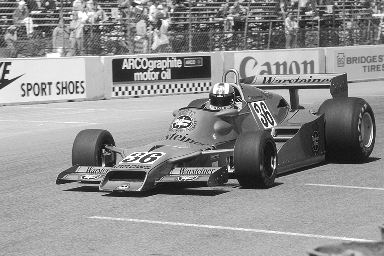
#> input picture HW4/race.tif, 384 x 256 px
$ jupyter execute --allow-errors PointwiseOperationsAndGamma.ipynb
#> lines starting #> are read from the running program, lines starting #| are printed output that depends on the picture
Histogram of an Image

[cell 1]
import matplotlib.pyplot as plt
import numpy as np
from PIL import Image

# Load images
race_image = Image.open("race.tif")
#> race_image is the input picture: PIL image 384x256 L; min 4, max 255, mean 144.5
kids_image = Image.open("kids.tif")
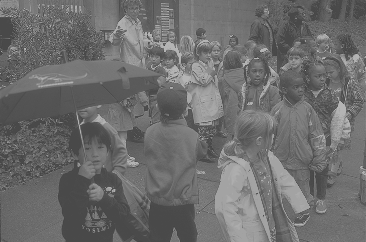
#> input picture HW4/kids.tif, 366 x 242 px
#> kids_image is the input picture: PIL image 366x242 L; min 70, max 180, mean 108.6

# Convert images to numpy arrays
race_array = np.array(race_image)
kids_array = np.array(kids_image)

# Display histograms
plt.figure(figsize=(12, 6))

# Plot histogram for race.tif
plt.subplot(2, 2, 1)
plt.imshow(race_array, cmap='gray')
plt.title("race.tif Image")
plt.subplot(2, 2, 2)
plt.hist(race_array.flatten(), bins=np.linspace(0, 255, 256), color='blue')
plt.title("Histogram of race.tif")

# Plot histogram for kids.tif
plt.subplot(2, 2, 3)
plt.imshow(kids_array, cmap='gray')
plt.title("kids.tif Image")
plt.subplot(2, 2, 4)
plt.hist(kids_array.flatten(), bins=np.linspace(0, 255, 256), color='blue')
plt.title("Histogram of kids.tif")

# Adjust layout
plt.tight_layout()

# Show the plots
plt.show()
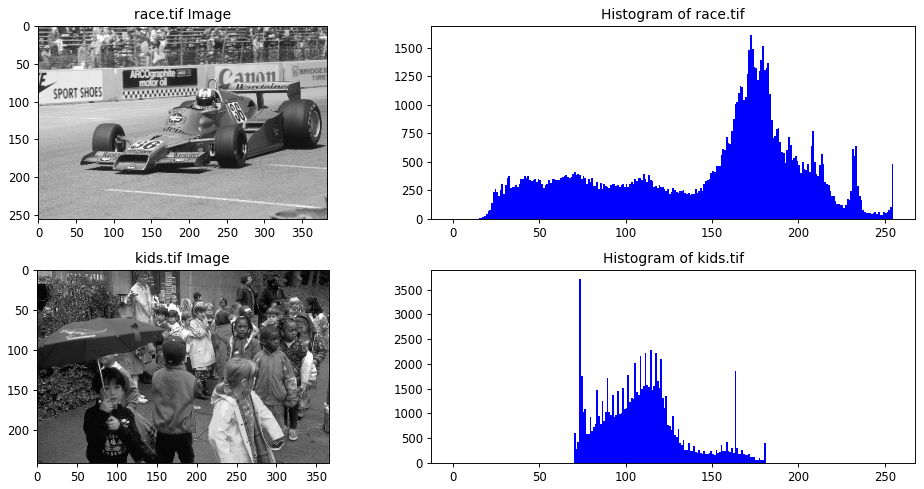
#> figure drawn by matplotlib, 4 panels; panel 2: tallest bar 1607 high, from x = 172 to 173; panel 4: tallest bar 3712 high, from x = 73 to 74

2. Histogram Equalization

[cell 2]
import numpy as np
import matplotlib.pyplot as plt

def equalize(X):
    # Compute histogram
    h, bins = np.histogram(X, bins=256, range=[0, 255])

    # Cumulative sum of histogram
    Y = np.cumsum(h) / np.sum(h)

    # Normalize values to [0, 1]
    Ymax = Y[X.max()]
    Ymin = Y[X.min()]

    Z = np.uint8(255 * ((Y[X] - Ymin) / (Ymax - Ymin)))

    plt.figure(figsize=(8, 4))

    # Display CDF
    plt.subplot(1, 2, 1)
    plt.plot(range(256), Y, color='blue')
    plt.xlabel('Pixel Intensity')
    plt.ylabel('Cumulative Distribution Function (CDF)')
    plt.title('Cumulative Distribution Function')

    # Display histogram of equalized image
    plt.subplot(1, 2, 2)
    plt.hist(Z.flatten(), bins=256, range=[0, 255], color='blue', alpha=0.7)
    plt.xlabel('Pixel Intensity')
    plt.ylabel('Number of Pixels')
    plt.title('Histogram of Equalized Image')


    plt.tight_layout()
    plt.show()

    return Z


kids_image = Image.open("kids.tif")

kids_array = np.array(kids_image)
Image.fromarray(equalize(kids_array).astype('uint8')).save("pdsp.png")
#> in equalize, `h, bins = np.histogram(X, bins=256, range=[0, 255])`: h = 256 values, max 3712 at index 73, min 0 at index 0, mean 346; bins = 257 values from 0 to 255
#> in equalize, `Y = np.cumsum(h) / np.sum(h)`: Y = 256 values from 0 to 1
#> in equalize, `Ymax = Y[X.max()]`: Ymax = 1
#> in equalize, `Ymin = Y[X.min()]`: Ymin = 0.00671
#> in equalize, `Z = np.uint8(255 * ((Y[X] - Ymin) / (Ymax - Ymin)))`:
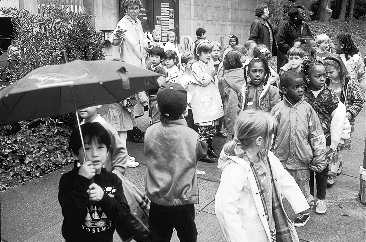
#> Z: shape (242, 366); min 0, max 255, mean 128.1
#> in equalize, `plt.show()`:
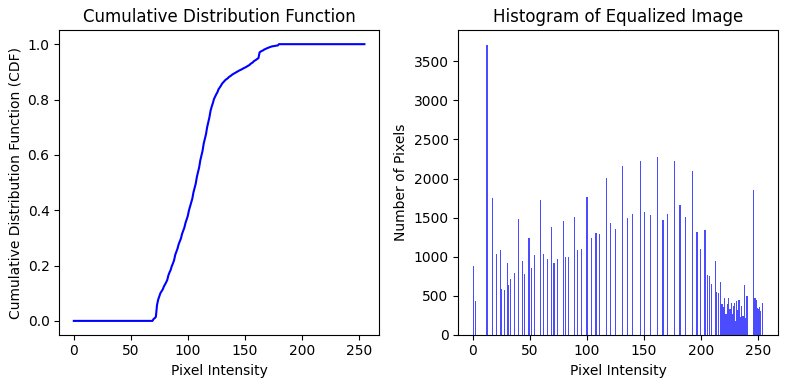
#> figure drawn by matplotlib, 2 panels; panel 1: curve peaks at x = 180, y = 1; panel 2: tallest bar 3712 high, from x = 11.95 to 12.95

Contrast scretching

[cell 3]
import cv2
import numpy as np
import matplotlib.pyplot as plt

# Load the image
image_path = "kids.tif"  # Replace with the actual path to kids.tif
original_image = cv2.imread(image_path, cv2.IMREAD_GRAYSCALE)

# Display the original image
plt.figure(figsize=(10, 5))
plt.subplot(2, 2, 1)
plt.imshow(original_image, cmap='gray')
plt.title('Original Image')

# Compute and plot the histogram of the original image
plt.subplot(2, 2, 2)
hist_original = cv2.calcHist([original_image], [0], None, [256], [0, 256])
#> hist_original has the same summary as h in equalize
plt.bar(range(256), hist_original.flatten(), color='blue')
plt.title('Original Image Histogram')

# Define stretch function
def stretch(input, T1, T2):
    rol, col = input.shape
    output = np.zeros((rol, col), dtype=np.uint8)

    for i in range(rol):
        for j in range(col):
            if input[i, j] > T2:
                output[i, j] = 255
            elif T1 < input[i, j] < T2:
                output[i, j] = np.uint8((input[i, j] - T1) * (255 / (T2 - T1)))

    return output


T1= np.argmax(hist_original > 0)
#> T1 = 70
T2= 255 - np.argmax(hist_original[::-1] > 0)
#> T2 = 180
contrast_stretched_image = stretch(original_image, T1, T2)
#> after the loop in stretch, `for i in range(rol):`:
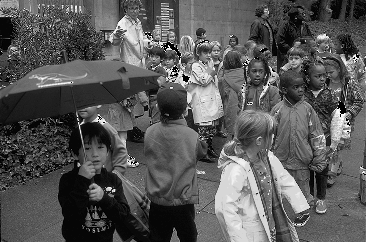
#> output: shape (242, 366); min 0, max 252, mean 87.9
Image.fromarray(contrast_stretched_image.astype('uint8')).save("pp.png")

# Display the contrast-stretched image
plt.subplot(2, 2, 3)
plt.imshow(contrast_stretched_image, cmap='gray')
plt.title('Contrast Stretched Image')

# Compute and plot the histogram of the stretched image
plt.subplot(2, 2, 4)
hist_stretched = cv2.calcHist([contrast_stretched_image], [0], None, [256], [0, 256])
#> hist_stretched = 256 values, max 3712 at index 6, min 0 at index 1, mean 346
plt.bar(range(256), hist_stretched.flatten(), color='blue')
plt.title('Stretched Image Histogram')

# Show the plots
plt.tight_layout()
plt.show()
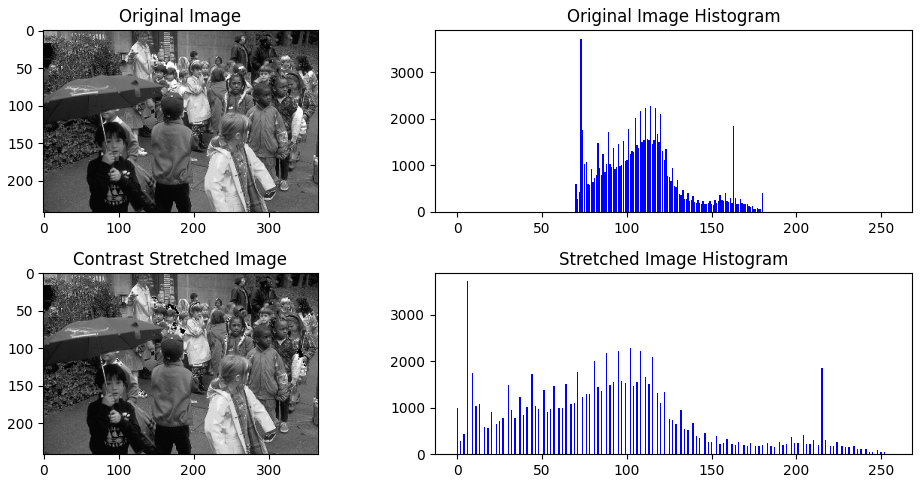
#> figure drawn by matplotlib, 4 panels; panel 2: tallest bar 3712 high, from x = 72.6 to 73.4; panel 4: tallest bar 3712 high, from x = 5.6 to 6.4

[cell 4]
import numpy as np
import matplotlib.pyplot as plt
from PIL import Image
from numpy import matlib as mb


def GenerateArraypattern(level):
    xgray=level*np.ones((16,256))
    funit=np.array([[255, 255, 0, 0],[255, 255, 0 , 0], [0 , 0, 255, 255],[ 0, 0, 255, 255]])
    xcheck=mb.repmat(funit, 4, 4*16)
    xunit=np.vstack((xcheck, xgray))
    x=mb.repmat(xunit, 8, 1)

    plt.figure(1)
    plt.imshow(x, cmap='gray')
    plt.axis('image')
    plt.show()

GenerateArraypattern(190)
#> in GenerateArraypattern, `plt.show()`:
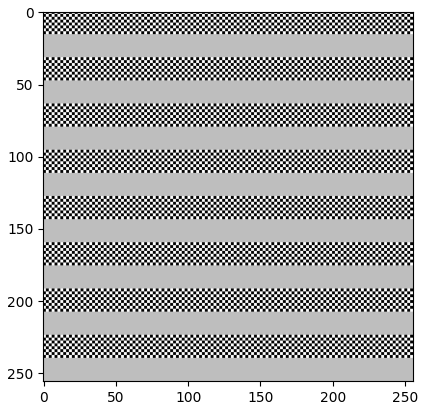
#> figure drawn by matplotlib, 1 panel

plt.figure(2)
#> (the rest of this cell did not finish here and is left out)
